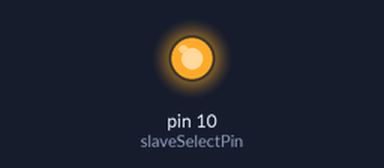
Simulated run of this sketch. Board: Arduino Uno, built with avr-gcc and run on an emulated ATmega328P. Parts: output pins drawn as LEDs (lit = HIGH). Pins used as bus, display or sensor lines are not drawn; what the sketch prints to the serial monitor is not drawn.

Above: at 0.1 s.
Timing chart, 0 to 1.6 s (numbered marks = the images above):
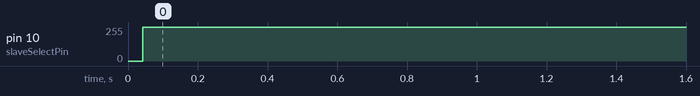

Measured:
- by itself, pin 10 (slaveSelectPin): 0/255 → 255/255 at 0.04 s

The sketch:

03ADC_AND_DAC.ino
```cpp
// (licence header left out)
// include the SPI library:
#include <SPI.h>
#include <Wire.h>

enum {
  GPE_OE = 0x10,
  GPE_ODATA,
  GPE_IDATA,

  DAC_DATA0 = 0x16,
  DAC_DATA1 = 0x17,

  ADC_DATA = 0x1F,

  WRITE_ADDR = 0b10000000,
};

// SPI2GPIO write
const byte WRITE = WRITE_ADDR;

// set pin 10 as the slave select for the digital pot:
const int slaveSelectPin = 10;
const int resetPin       =  9;

/* read register */
unsigned regRead(int address) {
  unsigned v;

  // take the SS pin low to select the chip:
  digitalWrite(slaveSelectPin, LOW);
  //  send in the address and value via SPI:
  SPI.transfer(address | 0x0);
  v = SPI.transfer(0x0);
  // take the SS pin high to de-select the chip:
  digitalWrite(slaveSelectPin, HIGH);
  return v;
}

/* write register */
unsigned regWrite(int address, int value) {
  unsigned v;

  // take the SS pin low to select the chip:
  digitalWrite(slaveSelectPin, LOW);
  // send in the address and value via SPI:
  SPI.transfer(address | WRITE);
  v = SPI.transfer(value);
  // take the SS pin high to de-select the chip:
  digitalWrite(slaveSelectPin, HIGH);
  return v;
}

// the setup routine runs once when you press reset:
void setup() {
  int v;

  // initialize serial communication at 115200 bits per second:
  Serial.begin(115200);

  // set the slaveSelectPin as an output:
  pinMode(slaveSelectPin, OUTPUT);

  // initialize SPI:
  SPI.begin();
  SPI.beginTransaction(SPISettings(100000, MSBFIRST, SPI_MODE3));

  // set the reset Pin as an output
  pinMode(resetPin,       OUTPUT);

  // reset FPGA logic
  digitalWrite(resetPin, LOW);
  delay(1);
  digitalWrite(resetPin, HIGH);

  /* Enable ADC1173, set /OE to LOW */
  regWrite(GPE_OE, 0x80);
  v = regRead(GPE_IDATA);
  v &= ~0x80;
  regWrite(GPE_ODATA, v);

  Wire.begin();
}

/* read ADC_data and return Voltage */
unsigned long /* Voltage(mv) */readAdcData(void){
  int adcData;
  unsigned long voltage;

  // read ADC value
  adcData = regRead(ADC_DATA);

  /*
   * ADC_data Transform to  Voltage(mv)
   * if yu want to know detail,
   * you can come [http://www.ti.com/product/ADC1173]
   */
  voltage = (unsigned long)adcData * 3300 / 256;

  return voltage;
}

/* write Voltage(mv) to DAC */
void writeDacData(unsigned int voltVal/* Voltage(mv) */){
  unsigned long dacData;

  /*
   * Voltage(mv) Transform to ADC_data
   * if yu want to know detail,
   * you can come [http://www.ti.com/product/DAC7311]
   */
  dacData = (unsigned long)voltVal * 4096 / 3300;

  // DATA1 first
  regWrite(DAC_DATA1, (dacData >> 6) & 0x3F);
  // DATA0 last
  regWrite(DAC_DATA0, (dacData << 2) & 0xFC);
}

// the loop routine runs over and over again forever:
void loop() {
  unsigned long voltVal;
  int adcData;

  // read ADC value
  voltVal = readAdcData();

  /* output Voltage(ms) by Serial */
  Serial.print("ADC : ");
  Serial.print(voltVal);
  Serial.print(" mV ");

  // output DAC val
  // DAC-OUT = ADC-IN ,input DAC value ,which is what you read before
  writeDacData(voltVal);

  // Change other line
  Serial.println();
  // delay in between reads for stability
  delay(1500);
}
```
